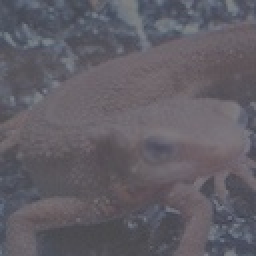
#> input picture exercise_2/Question_21_30/imori_dark.jpg, 128 x 128 px (shown 2 times larger)
$ python myanswer22.py   (older library calls are emulated)
#> lines starting #> are read from the running program, lines starting #| are printed output that depends on the picture
#> further down, img is the input picture: shape (128, 128, 3); mean B, G, R 101.9, 94, 97.2
import cv2
import numpy as np
import matplotlib.pyplot as plt


def histogram_transformation(img, m0=128, s0=52):
#> called with m0 = 128, s0 = 52
    if len(img.shape) == 3:
        H, W, C = img.shape
#> H = 128; W = 128; C = 3
    else:
        img = np.expand_dims(img, axis=-1)
        H, W, C = img.shape


    out = np.zeros( (H, W, C), dtype = np.float )
    m = np.mean(img)
#> m = 97.73
    s = np.std(img)
#> s = 12.75


    out = (s0 / s) * (img - m) + m0
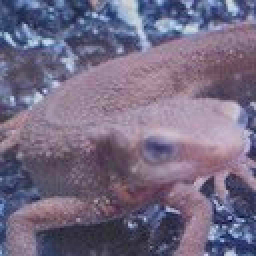
#> out: shape (128, 128, 3) float64 (shown 2 times larger); mean B, G, R 145.1, 112.9, 126; drawn with min black and max white
    out = np.clip(out, 0, 255)
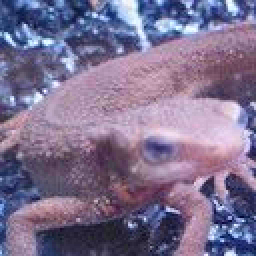
#> out: shape (128, 128, 3) float64 (shown 2 times larger); mean B, G, R 144.9, 112.9, 126
    out = out.astype(np.uint8)

    return out


img = cv2.imread("imori_dark.jpg")
out = histogram_transformation(img)

cv2.imwrite("myanswer22img_1.jpg", out)
cv2.imshow("myanswer22img", out)
cv2.waitKey(0)
cv2.destroyAllWindows()

fig = plt.figure()
plt.hist(out.flatten(), bins=np.arange(256 + 1))
plt.show()
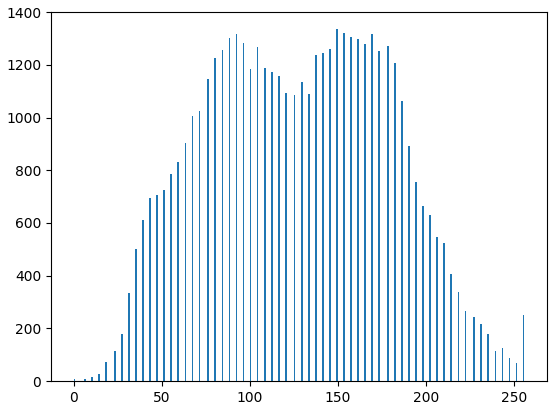
#> figure drawn by matplotlib, 1 panel; tallest bar 1335 high, from x = 149 to 150
fig.savefig("myanswer22img_2.jpg")
